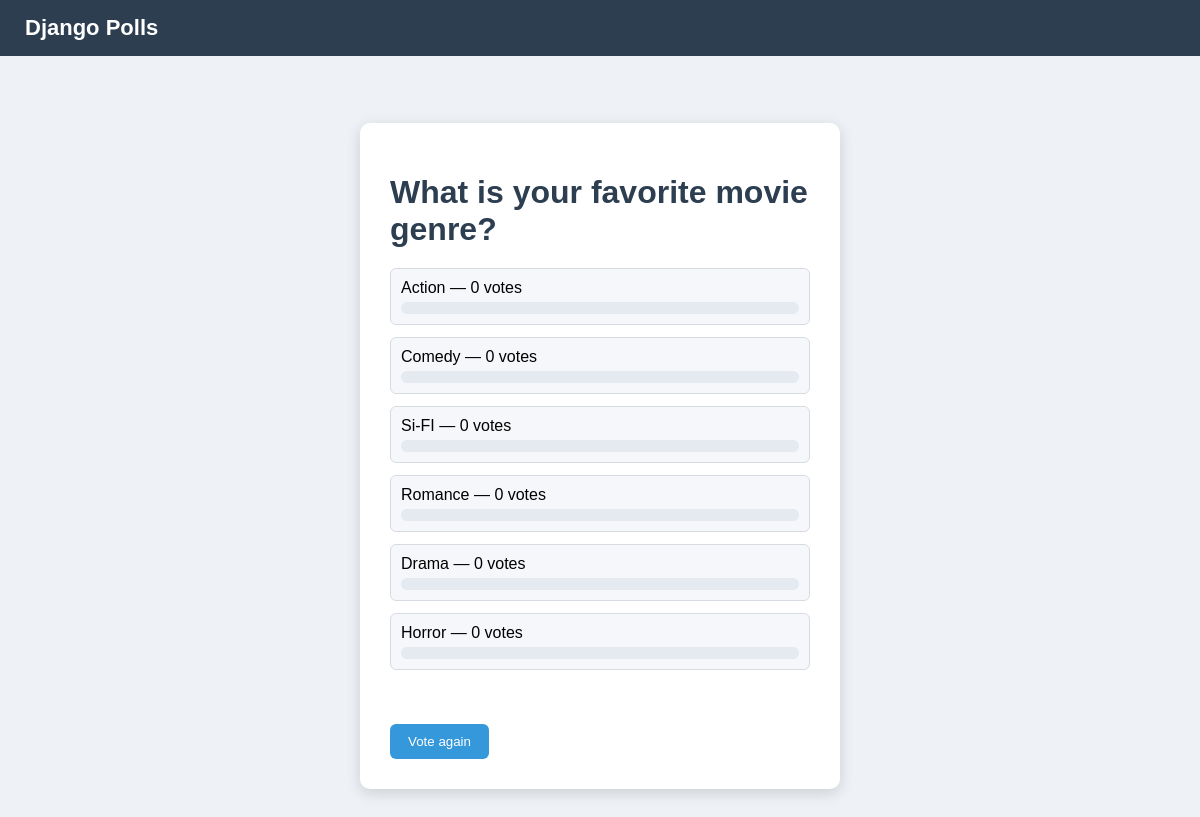
Page /5/results/ on the earlier database version.
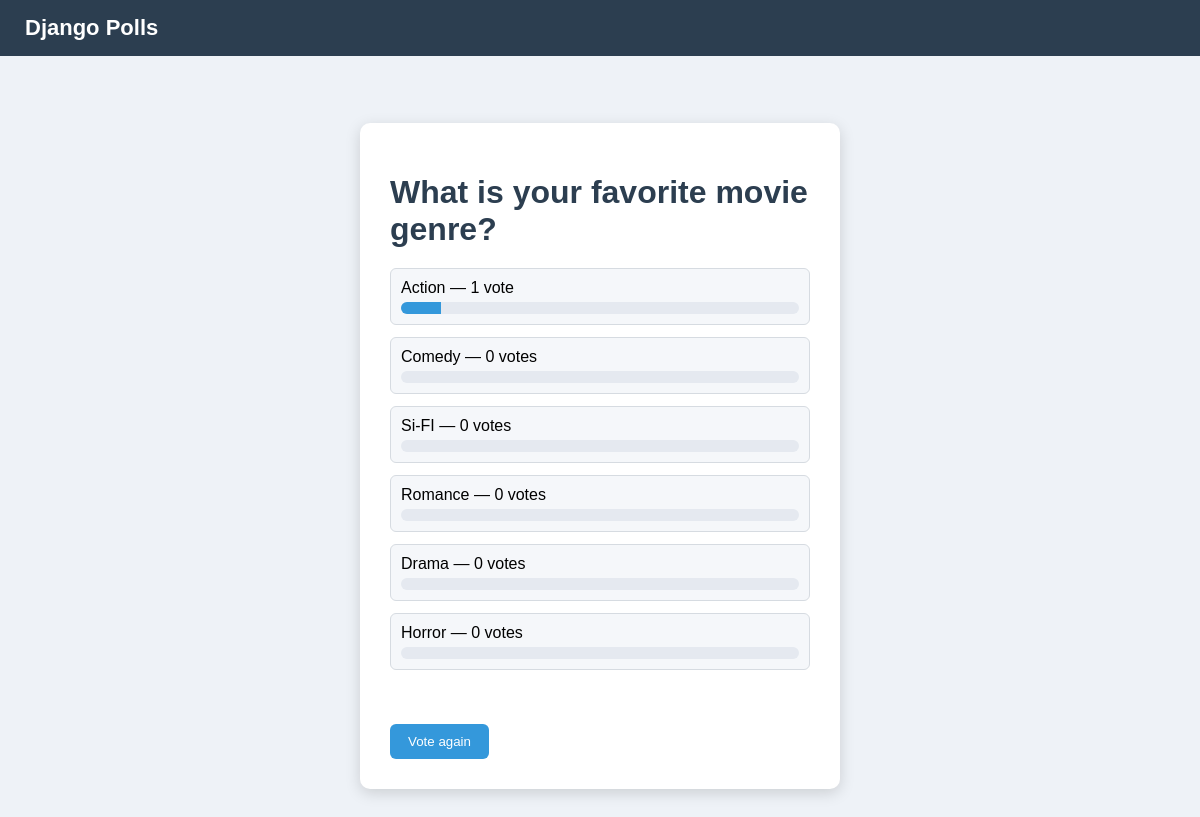
Same page on the later database version.
### polls/models.py (models this page shows, shortened)
class Question(models.Model):
    question_text = models.CharField(max_length=200)
    pub_date = models.DateTimeField("date published")

class Choice(models.Model):
    question = models.ForeignKey(Question, on_delete=models.CASCADE)
    choice_text = models.CharField(max_length=200)
    votes = models.IntegerField(default=0)

### polls/views.py (the view)
# urls.py: path("<int:question_id>/results/", views.results, name="results"),
def results(request, question_id):
    question = get_object_or_404(Question, pk=question_id)
    return render(request, "polls/results.html", {"question": question})

### polls/templates/polls/results.html
{% load static %}
<link rel="stylesheet" href="{% static 'polls/style.css' %}">
<header>
    <a href="{% url 'polls:index' %}">Django Polls</a>
</header>
<div class="container">
<div class="card">
<h1>{{ question.question_text }}</h1>
{% with total=question.choice_set.all|length %}
<ul class="results">
{% for choice in question.choice_set.all %}
<li>
    <div class="result-text">
        {{ choice.choice_text }} — {{ choice.votes }} vote{{ choice.votes|pluralize }}
    </div>
    <div class="bar-container">
        <div class="bar" style="width: {{ choice.votes|add:0 }}0%;"></div>
    </div>
</li>
{% endfor %}
</ul>
{% endwith %}
<br>
<a href="{% url 'polls:detail' question.id %}">
<button>Vote again</button>
</a>
</div>
</div>

### polls/static/polls/style.css (style rules this page uses)
header { background-color: #2c3e50; color: white; padding: 15px 25px; font-size: 22px; font-weight: bold; }
header a { color: white; text-decoration: none; }
.container { display: flex; justify-content: center; align-items: center; height: 100vh; }
.card { background: white; padding: 30px; border-radius: 10px; width: 420px; box-shadow: 0px 4px 15px rgba(0,0,0,0.15); }
h1 { color: #2c3e50; margin-bottom: 20px; }
button { margin-top: 20px; background: #3498db; border: none; padding: 10px 18px; color: white; border-radius: 6px; cursor: pointer; }
button { margin-top: 20px; background-color: #3498db; border: none; padding: 10px 18px; color: white; border-radius: 6px; cursor: pointer; }
ul { list-style: none; padding: 0; }
li { padding: 10px; margin: 8px 0; background: #f5f7fa; border-radius: 6px; border: 1px solid #d6dbe1; }
.results { list-style: none; padding: 0; }
.results li { margin: 12px 0; }
.result-text { margin-bottom: 5px; font-weight: 500; }
.bar-container { background: #e5e9f0; border-radius: 6px; overflow: hidden; height: 12px; }
.bar { height: 100%; background: #3498db; }

Differences in the rows shown:
changed Choice "Action": votes "0" → "1"
